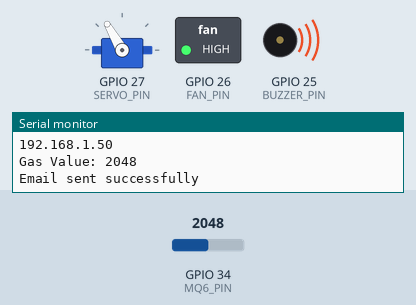
Bench run of a sketch on a simulated ESP32. Shown: servo, switched loads named in the sketch (green lamp = pin HIGH), buzzer (waves = sounding, pin HIGH), the last lines printed to the serial monitor. The test bench sets the inputs (shaded band); at power-on: GPIO 34 (MQ6_PIN) = 2048. WiFi joins after 1.5 s; servers stay silent unless stated.

Above: at 2.8 s.
2.9 s: GPIO 34 (MQ6_PIN) set to 385
9.6 s: GPIO 34 (MQ6_PIN) set to 335
At 14.9 s:
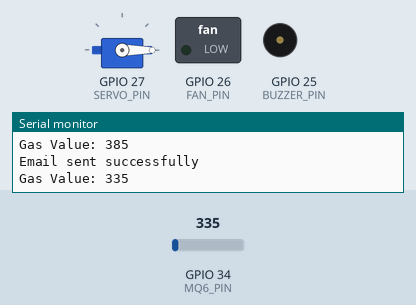
16.3 s: GPIO 34 (MQ6_PIN) set to 491
At 20.7 s:
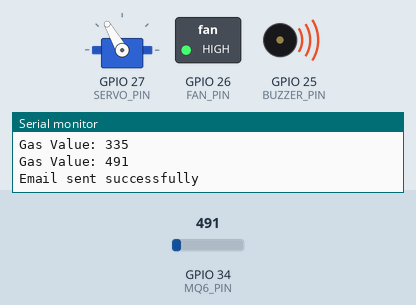
23.0 s: GPIO 34 (MQ6_PIN) set to 310
At 25.7 s:
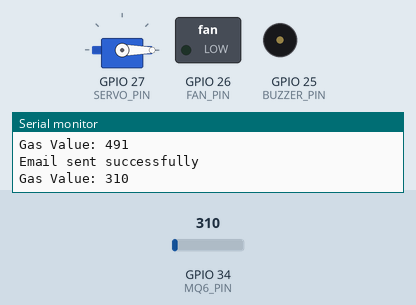
Timing chart, 0 to 27.2 s (numbered marks = the images above; inputs shaded):
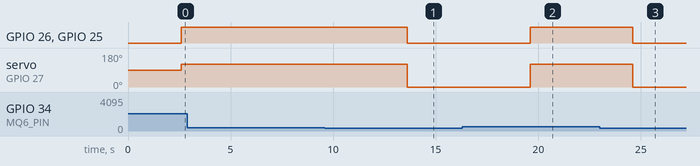

The sketch:

gas_minus_thresold.ino
```cpp
#include <WiFi.h>
#include <ESP32Servo.h>
#include <ESP_Mail_Client.h>

// WiFi credentials
#define WIFI_SSID "POCOM2"
#define WIFI_PASSWORD "12345678"

// SMTP server settings for Gmail
#define SMTP_server "smtp.gmail.com"
#define SMTP_Port 465
#define sender_email "ahanghosh2004@gmail.com"
#define sender_password "bsthlcolpiirktaw"
#define Recipient_email "ahanbabua07@gmail.com"
#define Recipient_name "AHAN"

// Pin definitions
#define MQ6_PIN 34
#define BUZZER_PIN 25
#define FAN_PIN 26
#define SERVO_PIN 27

// Threshold value for LPG gas detection
#define THRESHOLD_VALUE 350

// Servo motor
Servo servo;

// SMTPSession object
SMTPSession smtp;

void setup() {
  Serial.begin(115200);

  // Connect to WiFi
  Serial.print("Connecting...");
  WiFi.begin(WIFI_SSID, WIFI_PASSWORD);
  while (WiFi.status() != WL_CONNECTED) {
    Serial.print(".");
    delay(200);
  }
  Serial.println();
  Serial.println("WiFi connected.");
  Serial.println("IP address: ");
  Serial.println(WiFi.localIP());
  Serial.println();

  // Debug mode for SMTP
  smtp.debug(1);

  // Initialize the servo motor
  servo.attach(SERVO_PIN);

  // Initialize pins
  pinMode(BUZZER_PIN, OUTPUT);
  pinMode(FAN_PIN, OUTPUT);
  digitalWrite(BUZZER_PIN, LOW);
  digitalWrite(FAN_PIN, LOW);
}

void loop() {
  int gasValue = analogRead(MQ6_PIN);
  Serial.print("Gas Value: ");
  Serial.println(gasValue);

  // Check if gas value exceeds the threshold
  if (gasValue > THRESHOLD_VALUE) {
    int gasLeakageAmount = gasValue - THRESHOLD_VALUE;

    // Send alert email to owner with the gas leakage amount
    sendEmail(gasLeakageAmount);

    // Trigger the buzzer
    digitalWrite(BUZZER_PIN, HIGH);

    // Turn on the exhaust fan
    digitalWrite(FAN_PIN, HIGH);

    // Rotate the servo motor to close the gas valve
    servo.write(120);  // Adjust this value as per your servo configuration

  } else {
    digitalWrite(BUZZER_PIN, LOW);
    digitalWrite(FAN_PIN, LOW);
    servo.write(0);  // Adjust this value as per your servo configuration
  }

  delay(5000);  // Delay for 10 seconds before next read
}

void sendEmail(int gasLeakageAmount) {
  ESP_Mail_Session session;

  session.server.host_name = SMTP_server;
  session.server.port = SMTP_Port;
  session.login.email = sender_email;
  session.login.password = sender_password;
  session.login.user_domain = "";

  // Declare the message class
  SMTP_Message message;

  message.sender.name = "ESP32";
  message.sender.email = sender_email;
  message.subject = "LPG Gas Leakage Alert";
  message.addRecipient(Recipient_name, Recipient_email);

  // Create the message body with the gas leakage amount
  String textMsg = "Gas leakage detected! The gas leakage amount is " + String(gasLeakageAmount) + ". Take action immediately.";
  message.text.content = textMsg.c_str();
  message.text.charSet = "us-ascii";
  message.text.transfer_encoding = Content_Transfer_Encoding::enc_7bit;

  if (!smtp.connect(&session))
    return;

  if (!MailClient.sendMail(&smtp, &message))
    Serial.println("Error sending Email, " + smtp.errorReason());
  else
    Serial.println("Email sent successfully");
}
```

Measured:
- the behaviour switches between 351 and 350 on GPIO 34 (MQ6_PIN) (found by bisection; images 0 and 1)
- after the input at 9.6 s, GPIO 26 (FAN_PIN), GPIO 25 (BUZZER_PIN): HIGH → LOW after 4.0 s; servo on GPIO 27 (SERVO_PIN): 120° → 0° after 4.0 s
- after the input at 16.3 s, GPIO 26 (FAN_PIN), GPIO 25 (BUZZER_PIN): LOW → HIGH after 3.3 s; servo on GPIO 27 (SERVO_PIN): 0° → 120° after 3.3 s
- after the input at 23.0 s, GPIO 26 (FAN_PIN), GPIO 25 (BUZZER_PIN): HIGH → LOW after 1.6 s; servo on GPIO 27 (SERVO_PIN): 120° → 0° after 1.6 s
